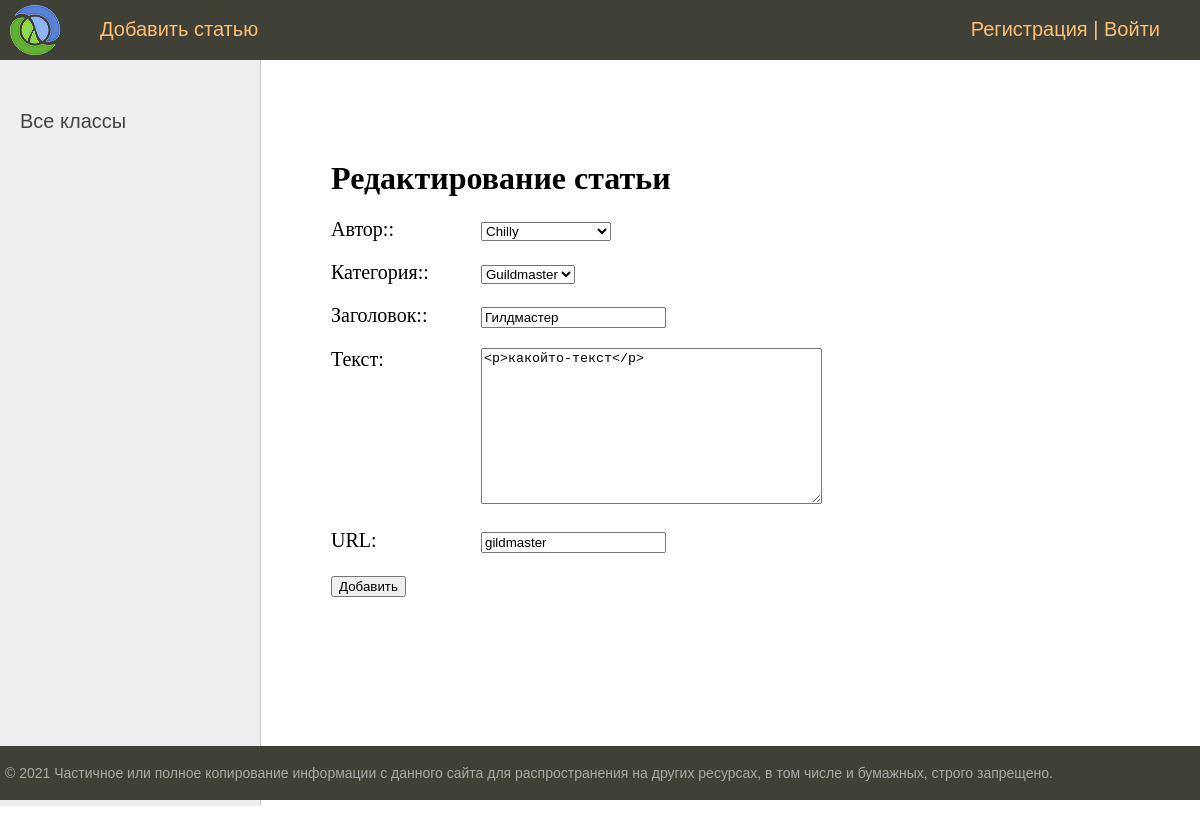
The page /post/gildmaster/edit/ on the database its author committed.
### ads/models.py (models this page shows, shortened)
class Post(models.Model):
    user = models.ForeignKey(User, on_delete=models.CASCADE)
    slug = models.SlugField(max_length=255, unique=True, verbose_name="URL")
    created = models.DateTimeField(auto_now_add=True)
    category = models.ForeignKey(Category, on_delete=models.CASCADE)
    article = models.CharField(max_length=255)
    post_text = HTMLField()

### ads/views.py (the view)
# urls.py: path('post/<slug:post_slug>/edit/', PostUpdate.as_view(), name='post_edit'),
class PostUpdate(UpdateView):
    form_class = PostForm
    model = Post
    template_name = 'post_edit.html'
    slug_url_kwarg = 'post_slug'
    def get_context_data(self, **kwargs):
        context = super().get_context_data(**kwargs)
        context['menu'] = menu
        context['title'] = 'Редактирование статьи'
        return context

### ads/forms.py (shortened to what this page needs)
class PostForm(forms.ModelForm):
    article = forms.CharField(max_length=255, label='Заголовок:')
    def __init__(self, *args, **kwargs):
        super().__init__(*args, **kwargs)
        self.fields['user'].empty_label = 'Выберите автора'
    class Meta:
        model = Post
        fields = [
           'user',
           'category',
           'article',
           'post_text',
           'slug',
        ]
        labels = {
           'post_text': 'Текст',
           'user': 'Автор:',
           'category': 'Категория:',
           'position': 'Статья/Новость:',
        }

### ads/models.py (called while the page is built)
    def __str__(self):
        return self.name

### templates/post_edit.html (shortened to what this page needs)
{% extends 'base.html' %}
{% block content %}
<h1>{{title}}</h1>
<form action="{% url 'post_create' %}" method="post" enctype="multipart/form-data">
{% for f in form %}
<p><label class="form-label" for="{{ f.id_for_label }}">{{f.label}}: </label>{{ f }}</p>
{% endfor %}
    <button type="submit">Добавить</button>
</form>
{% endblock %}

### static/css/styles.css (style rules this page uses)
html, body { font-family: 'Arial'; margin: 0; padding: 0; height: 100%; width: 100%; color: #444; }
.content-text h1 { font-size: 32px; }
.form-label { display: inline-block; min-width: 150px; vertical-align: top; }

### rows shown on the page
Post: form "Chilly" "Guildmaster" "Гилдмастер" "<p>какойто-текст</p>" "gildmaster"

### other values the page prints
{{ m.title }} "Добавить статью"
{{ title }} "Редактирование статьи"
{{ f.label }} "Автор:" "Категория:" "Заголовок:" "Текст" "URL"
